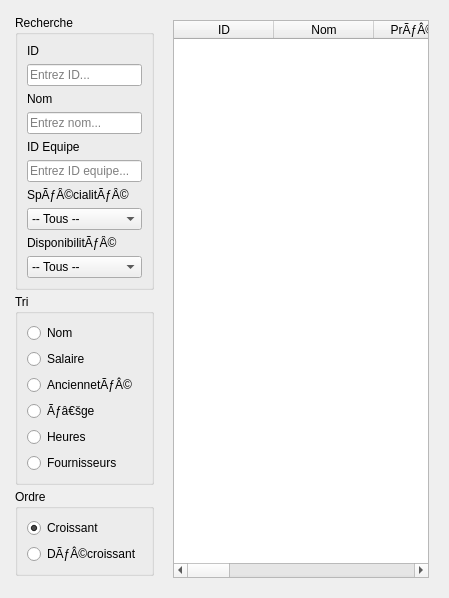
          <widget class="QWidget" name="tabListe">
           <attribute name="title">
            <string>Liste des employÃƒÂ©s</string>
           </attribute>
           <layout class="QHBoxLayout" name="hLayout_liste">
            <item>
             <widget class="QFrame" name="sidebarListe">
              <property name="minimumWidth">
               <number>150</number>
              </property>
              <property name="maximumWidth">
               <number>180</number>
              </property>
              <layout class="QVBoxLayout" name="vLayout_sidebar">
               <property name="margin">
                <number>4</number>
               </property>
               <property name="spacing">
                <number>4</number>
               </property>
               <item>
                <widget class="QGroupBox" name="groupSearch">
                 <property name="title">
                  <string>Recherche</string>
                 </property>
                 <layout class="QVBoxLayout" name="vSearch">
                  <item>
                   <widget class="QLabel" name="label_search_id">
                    <property name="text">
                     <string>ID</string>
                    </property>
                   </widget>
                  </item>
                  <item>
                   <widget class="QLineEdit" name="search_id">
                    <property name="placeholderText">
                     <string>Entrez ID...</string>
                    </property>
                   </widget>
                  </item>
                  <item>
                   <widget class="QLabel" name="label_search_nom">
                    <property name="text">
                     <string>Nom</string>
                    </property>
                   </widget>
                  </item>
                  <item>
                   <widget class="QLineEdit" name="search_nom">
                    <property name="placeholderText">
                     <string>Entrez nom...</string>
                    </property>
                   </widget>
                  </item>
                  <item>
                   <widget class="QLabel" name="label_search_id_equipe">
                    <property name="text">
                     <string>ID Equipe</string>
                    </property>
                   </widget>
                  </item>
                  <item>
                   <widget class="QLineEdit" name="search_id_equipe">
                    <property name="placeholderText">
                     <string>Entrez ID equipe...</string>
                    </property>
                   </widget>
                  </item>
                  <item>
                   <widget class="QLabel" name="label_search_spec">
                    <property name="text">
                     <string>SpÃƒÂ©cialitÃƒÂ©</string>
                    </property>
                   </widget>
                  </item>
                  <item>
                   <widget class="QComboBox" name="search_spec">
                    <item>
                     <property name="text">
                      <string>-- Tous --</string>
                     </property>
                    </item>
                    <item>
                     <property name="text">
                      <string>Admin</string>
                     </property>
                    </item>
                    <item>
                     <property name="text">
                      <string>Manager</string>
                     </property>
                    </item>
                    <item>
                     <property name="text">
                      <string>Technicien</string>
                     </property>
                    </item>
                    <item>
                     <property name="text">
                      <string>Magasinier</string>
                     </property>
                    </item>
                   </widget>
                  </item>
                  <item>
                   <widget class="QLabel" name="label_search_disp">
                    <property name="text">
                     <string>DisponibilitÃƒÂ©</string>
                    </property>
                   </widget>
                  </item>
                  <item>
                   <widget class="QComboBox" name="search_disp">
                    <item>
                     <property name="text">
                      <string>-- Tous --</string>
                     </property>
                    </item>
                    <item>
                     <property name="text">
                      <string>Actif</string>
                     </property>
                    </item>
                    <item>
                     <property name="text">
                      <string>Suspendu</string>
                     </property>
                    </item>
                   </widget>
                  </item>
                 </layout>
                </widget>
               </item>
               <item>
                <widget class="QGroupBox" name="groupSort">
                 <property name="title">
                  <string>Tri</string>
                 </property>
                 <layout class="QVBoxLayout" name="vSort">
                  <item>
                   <widget class="QRadioButton" name="sort_nom">
                    <property name="text">
                     <string>Nom</string>
                    </property>
                   </widget>
                  </item>
                  <item>
                   <widget class="QRadioButton" name="sort_salaire">
                    <property name="text">
                     <string>Salaire</string>
                    </property>
                   </widget>
                  </item>
                  <item>
                   <widget class="QRadioButton" name="sort_anciennete">
                    <property name="text">
                     <string>AnciennetÃƒÂ©</string>
                    </property>
                   </widget>
                  </item>
                  <item>
                   <widget class="QRadioButton" name="sort_age">
                    <property name="text">
                     <string>Ãƒâ€šge</string>
                    </property>
                   </widget>
                  </item>
                  <item>
                   <widget class="QRadioButton" name="sort_heures">
                    <property name="text">
                     <string>Heures</string>
                    </property>
                   </widget>
                  </item>
                  <item>
                   <widget class="QRadioButton" name="sort_fournisseurs">
                    <property name="text">
                     <string>Fournisseurs</string>
                    </property>
                   </widget>
                  </item>
                 </layout>
                </widget>
               </item>
               <item>
                <widget class="QGroupBox" name="groupOrder">
                 <property name="title">
                  <string>Ordre</string>
                 </property>
                 <layout class="QVBoxLayout" name="vOrder">
                  <item>
                   <widget class="QRadioButton" name="order_asc">
                    <property name="text">
                     <string>Croissant</string>
                    </property>
                    <property name="checked">
                     <bool>true</bool>
                    </property>
                   </widget>
                  </item>
                  <item>
                   <widget class="QRadioButton" name="order_desc">
                    <property name="text">
                     <string>DÃƒÂ©croissant</string>
                    </property>
                   </widget>
                  </item>
                 </layout>
                </widget>
               </item>
               <item>
                <spacer name="verticalSpacer_liste">
                 <property name="orientation">
                  <enum>Qt::Vertical</enum>
                 </property>
                </spacer>
               </item>
              </layout>
             </widget>
            </item>
            <item>
             <widget class="QFrame" name="mainListe">
              <layout class="QVBoxLayout" name="vLayout_tableArea">
               <item>
                <widget class="QTableWidget" name="table_employes">
                 <property name="columnCount">
                  <number>11</number>
                 </property>
                 <column>
                  <property name="text">
                   <string>ID</string>
                  </property>
                 </column>
                 <column>
                  <property name="text">
                   <string>Nom</string>
                  </property>
                 </column>
                 <column>
                  <property name="text">
                   <string>PrÃƒÂ©nom</string>
                  </property>
                 </column>
                 <column>
                  <property name="text">
                   <string>Ãƒâ€šge</string>
                  </property>
                 </column>
                 <column>
                  <property name="text">
                   <string>SpÃƒÂ©cialitÃƒÂ©</string>
                  </property>
                 </column>
                 <column>
                  <property name="text">
                   <string>Salaire</string>
                  </property>
                 </column>
                 <column>
                  <property name="text">
                   <string>AnciennetÃƒÂ©</string>
                  </property>
                 </column>
                 <column>
                  <property name="text">
                   <string>DisponibilitÃƒÂ©</string>
                  </property>
                 </column>
                 <column>
                  <property name="text">
                   <string>Heures</string>
                  </property>
                 </column>
                 <column>
                  <property name="text">
                   <string>Fournisseurs</string>
                  </property>
                 </column>
                 <column>
                  <property name="text">
                   <string>ID Equipe</string>
                  </property>
                 </column>
                </widget>
               </item>
              </layout>
             </widget>
            </item>
           </layout>
          </widget>
